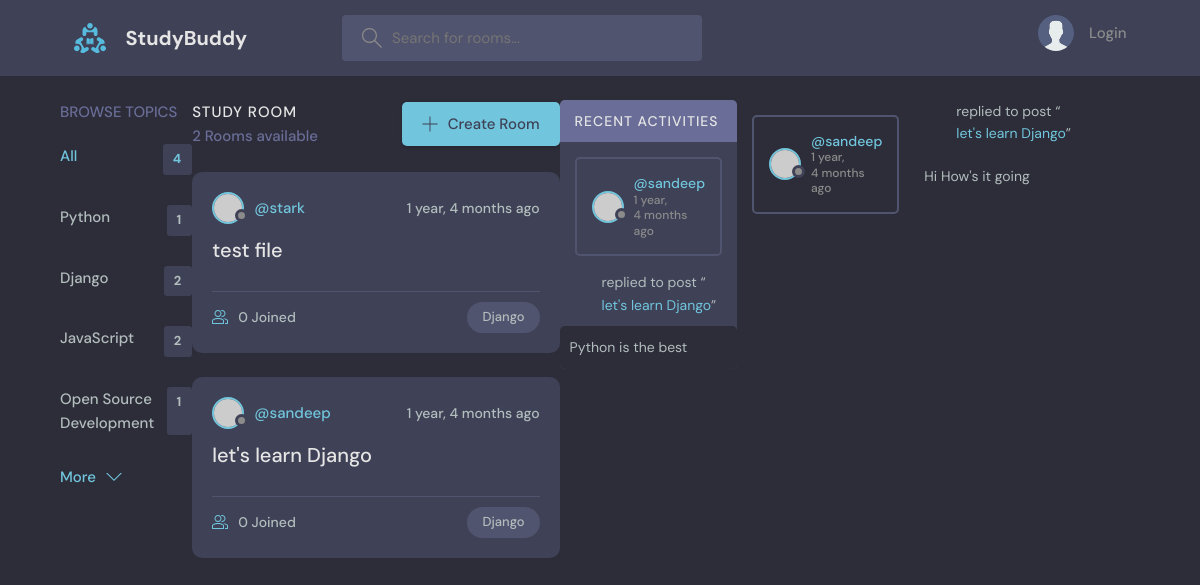
Screenshot of /?q=Django with the database file from the repository.
### base/models.py (models this page shows, shortened)
class Topic(models.Model):
    name = models.CharField(max_length=200)

class Room(models.Model):
    host = models.ForeignKey(User, on_delete=models.SET_NULL, null=True)
    topic = models.ForeignKey(Topic, on_delete=models.SET_NULL, null=True)
    name = models.CharField(max_length=200)
    description = models.TextField(null=True, blank=True)
    participants = models.ManyToManyField(User, related_name='participants')
    updated = models.DateTimeField(auto_now=True)
    created = models.DateTimeField(auto_now_add=True)
    def __str__(self):
        return self.name
    class Meta:
        ordering = ['-updated', '-created']

class Message(models.Model):
    user = models.ForeignKey(User, on_delete=models.CASCADE)
    room = models.ForeignKey(Room, on_delete=models.CASCADE)
    body = models.TextField()
    updated = models.DateTimeField(auto_now=True)
    created = models.DateTimeField(auto_now_add=True)
    class Meta:
        ordering = ['-updated', '-created']

### base/views.py (the view)
# urls.py: path('', views.home, name="home"),
def home(request):
    q = request.GET.get('q') if request.GET.get('q') != None else ''
    rooms = Room.objects.filter(
        Q(topic__name__icontains=q) |
        Q(name__icontains=q) |
        Q(description__icontains=q)
    )
    room_count = rooms.count()
    topics = Topic.objects.all()
    room_messages = Message.objects.filter(Q(room__topic__name__icontains=q))
    context = {'rooms': rooms, 'topics': topics,
               'room_count': room_count, 'room_messages': room_messages}
    return render(request, 'base/home.html', context)

### base/templates/base/home.html (shortened to what this page needs)
{% extends 'main.html'%}
{% block content %}
    <main class="layout layout--3">
      <div class="container">
        {% include 'base/topics_component.html' %}
        <div class="roomList">
          <div class="roomList__header">
            <div>
              <h2>Study Room</h2>
              <p>{{room_count}} Rooms available</p>
            </div>
            <a class="btn btn--main" href="create-room.html">
              <svg version="1.1" xmlns="http://www.w3.org/2000/svg" width="32" height="32" viewBox="0 0 32 32">
                <title>add</title>
                <path
                  d="M16.943 0.943h-1.885v14.115h-14.115v1.885h14.115v14.115h1.885v-14.115h14.115v-1.885h-14.115v-14.115z"
                ></path>
              </svg>
              Create Room
            </a>
          </div>
          {% include 'base/feed_component.html' %}
        </div>
        {% include 'base/activity_component.html' %}
    </main>
{% endblock content %}

### base/templates/base/topics_component.html
<div class="topics">
    <div class="topics__header">
      <h2>Browse Topics</h2>
    </div>
    <ul class="topics__list">
      <li>
        <a href="{% url 'home' %}" class="active">All<span>{{topics.count}}</span></a>
      </li>
      {% for topic in topics %}
      <li>
        <a href="{%url 'home' %}?q={{topic.name}}">{{topic.name}} <span>{{topic.room_set.all.count}}</span></a>
      </li>
      {% endfor %}
    </ul>
    <button class="btn btn--link" href="/">
      More
      <svg version="1.1" xmlns="http://www.w3.org/2000/svg" width="32" height="32" viewBox="0 0 32 32">
        <title>chevron-down</title>
        <path d="M16 21l-13-13h-3l16 16 16-16h-3l-13 13z"></path>
      </svg>
    </button>
  </div>

### base/templates/base/feed_component.html (shortened to what this page needs)
{% for room in rooms%}
<div class="roomListRoom">
    <div class="roomListRoom__header">
      <a href="{% url 'user-profile' room.host.id %}" class="roomListRoom__author">
        <div class="avatar avatar--small">
          <img src="https://randomuser.me/api/portraits/women/11.jpg" />
        </div>
        <span>@{{room.host.username}}</span>
      </a>
      <div class="roomListRoom__actions">
        <span>{{room.created|timesince}} ago</span>
      </div>
    </div>
    <div class="roomListRoom__content">
      <a href="{% url 'room' room.id %}">{{room.name}}</a>
    </div>
    <div class="roomListRoom__meta">
      <a href="{% url 'room' room.id %}" class="roomListRoom__joined">
        {{room.participants.all.count}} Joined
      </a>
      <p class="roomListRoom__topic">{{room.topic.name}}</p>
    </div>
  </div>
{% endfor %}

### base/templates/base/activity_component.html (shortened to what this page needs)
<div class="activities">
    <div class="activities__header">
      <h2>Recent Activities</h2>
    </div>
    {% for message in room_messages %}
    <div class="activities__box">
      <div class="activities__boxHeader roomListRoom__header">
        <a href="{% url 'user-profile' message.user.id %}" class="roomListRoom__author">
          <div class="avatar avatar--small">
            <img src="https://randomuser.me/api/portraits/women/11.jpg" />
          </div>
          <p>
            @{{message.user}}
            <span>{{message.created|timesince}} ago</span>
          </p>
        </a>
      </div>
      </div>
      <div class="activities__boxContent">
        <p>replied to post “<a href="{% url 'room' message.user.id %}">{{message.room}}</a>”</p>
        <div class="activities__boxRoomContent">
            {{message.body}}
        </div>
      </div>
    </div>
    {% endfor %}

### rows the page displays
Topic: name "Python", room_set.all.count "1"
Topic: name "Django", room_set.all.count "2"
Topic: name "JavaScript", room_set.all.count "2"
Topic: name "Open Source Development", room_set.all.count "1"
Room: host.username "stark", created "1 year, 4 months", name "test file", participants.all.count "0", topic.name "Django"
Room: host.username "sandeep", created "1 year, 4 months", name "let's learn Django", participants.all.count "0", topic.name "Django"
Message: user "sandeep", created "1 year, 4 months", room "let's learn Django", body "Python is the best"
Message: user "sandeep", created "1 year, 4 months", room "let's learn Django", body "Hi How's it going"

### other values shown
{{ topics.count }} "4"
{{ room_count }} "2"
